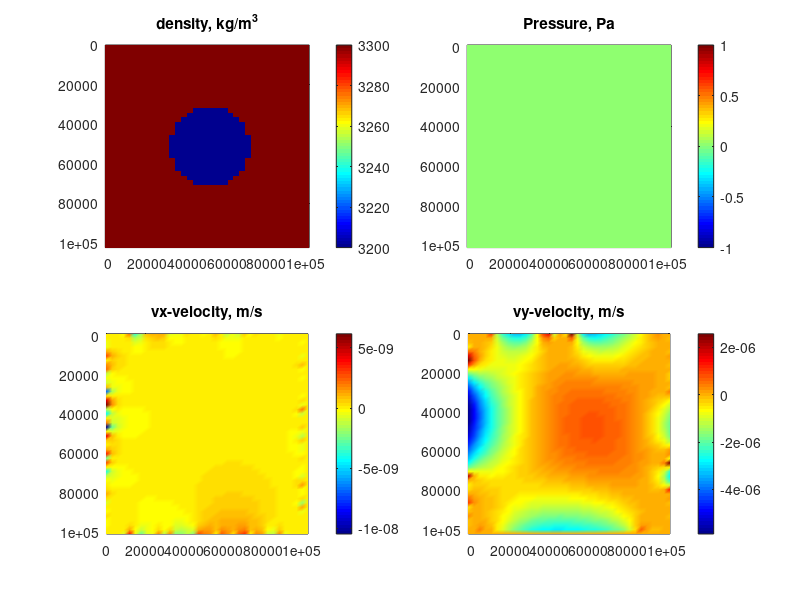

This figure's MATLAB source:
% Solving of momentum and continuity equations
% with FD on staggered grid

% Clear variables
clear all

% Define Numerical model
xsize=100000; % Hortizontal size, m
ysize=100000; % Vertical size, m
Nx=35; % Horizontal resolution
Ny=45; % Vertical resolution
dx=xsize/(Nx-1); % Horizontal grid step, m
dy=ysize/(Ny-1); % Vertical grid step,m
% Define coordinates of different staggered points
% Basic points
x=0:dx:xsize; % Horizontal coordinates of grid points, m
y=0:dy:ysize; % Vertical coordinates of grid points, m
% Vx-Points
xvx=0:dx:xsize+dx; % horizontal
yvx=-dy/2:dy:ysize+dy/2; % vertical
% Vy-Points
xvy=-dx/2:dx:xsize+dx/2; % horizontal
yvy=0:dy:ysize+dy; % Vertical
% P-Points
xpr=-dx/2:dx:xsize+dx/2; % Horizontal
ypr=-dy/2:dy:ysize+dy/2; % Verical

gy=10; % Vertical gravity, m/s^2
ETA=1e+19; % Viscosity, Pa*s


% Define dinsity in vy-points
RHOvy=zeros(Ny+1,Nx+1); % Density, kg/m^3
for j=1:1:Nx+1
    for i=1:1:Ny+1
        % Define density depending on xvy(j) and yvy(i)
        RHOvy(i,j)=3300; % Medium
        d=((xvy(j)-xsize/2)^2+(yvy(i)-ysize/2)^2)^0.5; % distance to the centre from the given nodal point
        if(d<20000)
            RHOvy(i,j)=3200;
        end
    end
end

% Define global matrixes
N=(Nx+1)*(Ny+1)*3; % Global number of unknown
L=sparse(N,N); % Left parts
R=zeros(N,1); % Right parts

% Composing global matrixes
for j=1:1:Nx+1
    for i=1:1:Ny+1
    % Global indexes
    kvx=((j-1)*(Ny+1)+(i-1))*3+1;
    kvy=kvx+1;
    kpr=kvx+2;
    
    % Equations for Vx
    if(i==1 || i==Ny+1 || j==1 || j==Nx || j==Nx+1)
        % BC: vx=0
        L(kvx,kvx)=1; % Left part
        R(kvx,1)=0; % Right part
        
    else
        % x-Stokes
        % Left part
        L(kvx,kvx-(Ny+1)*3)=ETA/dx^2;  
        L(kvx,kvx-3)=ETA/dy^2;  
        L(kvx,kvx)=-2*ETA/dx^2-2*ETA/dy^2;  
        L(kvx,kvx+3)=ETA/dy^2;  
        L(kvx,kvx+(Ny+1)*3)=ETA/dx^2;  
        L(kvx,kpr)=1/dx;
        L(kvx,kpr+(Ny+1)*3)=-1/dx;
        % Right part
        R(kvx,1)=0;
    end

    % Equations for Vy
    if(i==1 || i==Ny || i==Ny+1 || j==1 || j==Nx+1)
        % BC: vy=0
        L(kvy,kvy)=1; % Left part
        R(kvy,1)=0; % Right part
    else
        % y-Stokes
        % Left part
        L(kvy,kvy-(Ny+1)*3)=ETA/dx^2;  
        L(kvy,kvy-3)=ETA/dy^2;  
        L(kvy,kvy)=-2*ETA/dx^2-2*ETA/dy^2;  
        L(kvy,kvy+3)=ETA/dy^2;  
        L(kvy,kvy+(Ny+1)*3)=ETA/dx^2;  
        L(kvy,kpr)=1/dy;
        L(kvy,kpr+3)=-1/dy;
        % Right part
        R(kvy,1)=-RHOvy(i,j)*gy;
    end

    % Equations for P
    if(i==1 || i==Ny+1 || j==1 || j==Nx+1 || (i==2 && j==2))
        % BC: P=0
        L(kpr,kpr)=1; % Left part
        R(kpr,1)=0; % Right part
        % BC for P in a single point: P=dy/2*gy*3300
        if(i==2 && j==2)
            L(kpr,kpr)=1; % Left part
            R(kpr,1)=0;
        end
        
    else
        % continuity
        % Left part
        L(kpr,kvx-(Ny+1)*3)=-1/dx;  
        L(kpr,kvx)=1/dx;  
        L(kpr,kvy-3)=-1/dy;  
        L(kpr,kvy)=1/dy;  
      % Right part
        R(kpr,1)=0;
    end

    end
end

% Solving global matrixes
S=L\R;

% Reload solutions to vx(), vy(), pr()
vx=zeros(Ny+1,Nx+1);
vy=zeros(Ny+1,Nx+1);
pr=zeros(Ny+1,Nx+1);
for j=1:1:Nx+1
    for i=1:1:Ny+1
    % Global indexes
    kvx=((j-1)*(Ny+1)+(i-1))*3+1;
    kvy=kvx+1;
    kpr=kvx+2;
    % Reload solutions
    vx(i,j)=S(kvx);
    vy(i,j)=S(kvy);
    pr(i,j)=S(kpr);
    end
end

% Visualize RHOv(), vx(), vy(), pr()
% Visualization of geometrical arrays OMEGA(), PSI(), vx(), vy()
figure(1);clf;colormap('Jet')
% Drawing RHO()
subplot(2,2,1)
pcolor(xvy,yvy,RHOvy)
shading flat
colorbar
axis ij image;
title('density, kg/m^3')
% Drawing OMEGA()
subplot(2,2,2)
pcolor(xpr,ypr,pr)
shading interp
colorbar
axis ij image;
title('Pressure, Pa')
% Drawing vx()
subplot(2,2,3)
pcolor(xvx,yvx,vx)
shading interp
colorbar
axis ij image;
title('vx-velocity, m/s')
% Drawing vy()
subplot(2,2,4)
pcolor(xvy,yvy,vy)
shading interp
colorbar
axis ij image;
title('vy-velocity, m/s')
print ('-djpeg', '-r150','staggered');


% ETA=1e+19
aaa(1,1)=pr(7,5);    % 3.74968014815624e+08
aaa(2,1)=vx(7,5);    %-5.95393267966115e-10
aaa(3,1)=vy(7,5);    % 6.24355570975085e-10 










            
            
            
            
            
            
            







